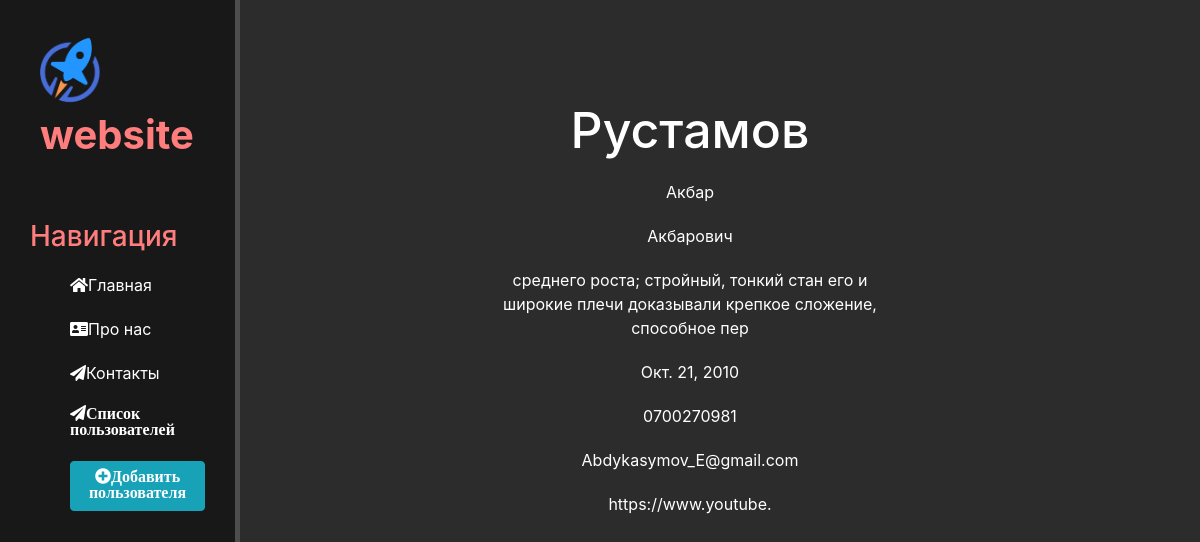
Page /contact/3 on the committed database.
### contact/models.py (models this page shows, shortened)
class Contacs(models.Model):
    last_name = models.CharField('Фамилия', max_length=20)
    name = models.CharField('Имя', max_length=10)
    big_name = models.CharField('Отчество', max_length=20)
    text = models.TextField('Описание', max_length=100)
    birth_day = models.DateField('Дата рождение', default=datetime.today())
    num_ber = models.CharField('Номер', max_length=20)
    email = models.EmailField('Gmail', max_length=30)
    social = models.URLField('Соц сети', max_length=30)
    class Meta:
        verbose_name = 'Пользователь'
        verbose_name_plural = 'Люди'

### contact/views.py (the view)
# urls.py: path('<int:pk>', views.ContactDetailView.as_view(), name='news-detail'),
class ContactDetailView(DetailView):
    model = Contacs
    template_name = 'contact/details_view.html'
    context_object_name = 'article'

### contact/templates/contact/details_view.html (shortened to what this page needs)
{% extends 'main/layout.html' %}
{% block content %}
   <div class="features">
        <h1>{{ article.last_name }}</h1>
       <p>{{ article.name }}</p>
       <p>{{ article.big_name }}</p>
       <p>{{ article.text }}</p>
       <p>{{ article.birth_day }}</p>
       <p>{{ article.num_ber }}</p>
       <p>{{ article.email }}</p>
       <p>{{ article.social }}</p>
   </div>
{% endblock %}

### main/static/main/css/main.css (style rules this page uses)
body { background: #2c2c2c; }
main .features { float: left; color: white; margin-top: 100px; text-align: center; width: 75%; }
main .features h1 { font-size:50px; }
main .features p { max-width: 400px; margin: 20px auto; }

### rows in the picture
Contacs: last_name "Рустамов", name "Акбар", big_name "Акбарович", text "среднего роста; стройный, тонкий стан его и широкие плечи доказывали крепкое сложение, способное пер", birth_day "Окт. 21, 2010", num_ber "0700270981", email "Abdykasymov_E@gmail.com", social "https://www.youtube."
